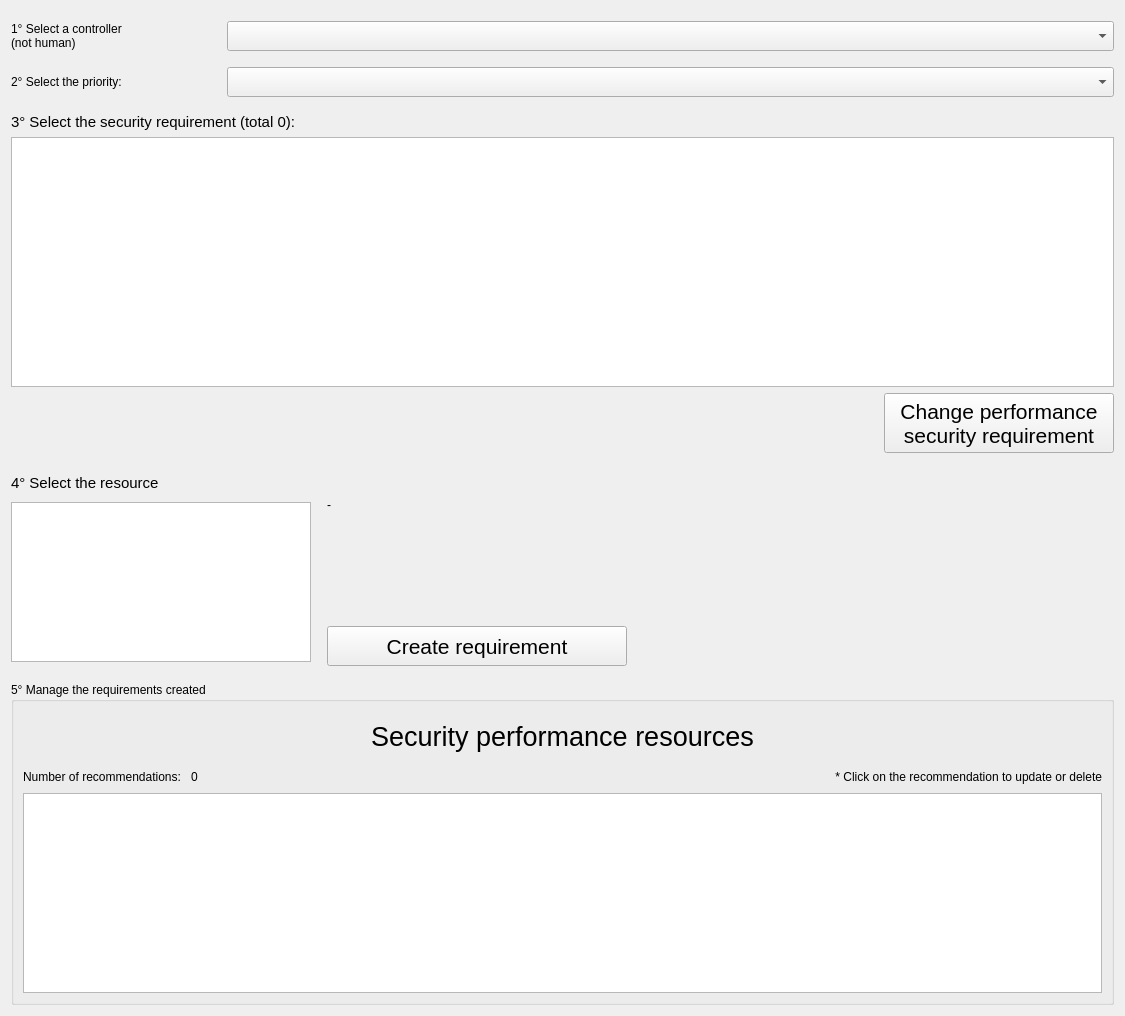
          <widget class="QWidget" name="scrollAreaWidgetContents_17">
           <property name="geometry">
            <rect>
             <x>0</x>
             <y>0</y>
             <width>1125</width>
             <height>1016</height>
            </rect>
           </property>
           <layout class="QGridLayout" name="gridLayout_67">
            <item row="0" column="0">
             <layout class="QHBoxLayout" name="horizontalLayout_102">
              <property name="topMargin">
               <number>10</number>
              </property>
              <property name="bottomMargin">
               <number>10</number>
              </property>
              <item>
               <widget class="QLabel" name="label_85">
                <property name="minimumSize">
                 <size>
                  <width>210</width>
                  <height>0</height>
                 </size>
                </property>
                <property name="maximumSize">
                 <size>
                  <width>100</width>
                  <height>16777215</height>
                 </size>
                </property>
                <property name="text">
                 <string>1° Select a controller
(not human)</string>
                </property>
               </widget>
              </item>
              <item>
               <widget class="QComboBox" name="combobox_sec_pef_controller">
                <property name="minimumSize">
                 <size>
                  <width>0</width>
                  <height>30</height>
                 </size>
                </property>
                <property name="focusPolicy">
                 <enum>Qt::TabFocus</enum>
                </property>
                <property name="contextMenuPolicy">
                 <enum>Qt::DefaultContextMenu</enum>
                </property>
                <property name="toolTip">
                 <string>This list contains all controllers that are NOT HUMAN</string>
                </property>
               </widget>
              </item>
             </layout>
            </item>
            <item row="1" column="0">
             <layout class="QHBoxLayout" name="horizontalLayout_111">
              <property name="topMargin">
               <number>0</number>
              </property>
              <property name="bottomMargin">
               <number>10</number>
              </property>
              <item>
               <widget class="QLabel" name="label_93">
                <property name="minimumSize">
                 <size>
                  <width>210</width>
                  <height>0</height>
                 </size>
                </property>
                <property name="maximumSize">
                 <size>
                  <width>100</width>
                  <height>16777215</height>
                 </size>
                </property>
                <property name="text">
                 <string>2° Select the priority:</string>
                </property>
               </widget>
              </item>
              <item>
               <widget class="QComboBox" name="combobox_sec_pef_priority">
                <property name="minimumSize">
                 <size>
                  <width>0</width>
                  <height>30</height>
                 </size>
                </property>
                <property name="focusPolicy">
                 <enum>Qt::TabFocus</enum>
                </property>
                <property name="contextMenuPolicy">
                 <enum>Qt::DefaultContextMenu</enum>
                </property>
                <property name="toolTip">
                 <string>This list contains all controllers that are NOT HUMAN</string>
                </property>
               </widget>
              </item>
             </layout>
            </item>
            <item row="2" column="0">
             <layout class="QVBoxLayout" name="verticalLayout_60">
              <property name="bottomMargin">
               <number>15</number>
              </property>
              <item>
               <widget class="QLabel" name="lbl_sec_pef_req">
                <property name="font">
                 <font>
                  <pointsize>11</pointsize>
                 </font>
                </property>
                <property name="text">
                 <string>3° Select the security requirement (total 0):</string>
                </property>
               </widget>
              </item>
              <item>
               <widget class="QListWidget" name="listwidget_sec_pef_requirement">
                <property name="minimumSize">
                 <size>
                  <width>0</width>
                  <height>250</height>
                 </size>
                </property>
                <property name="maximumSize">
                 <size>
                  <width>16777215</width>
                  <height>16777215</height>
                 </size>
                </property>
                <property name="font">
                 <font>
                  <pointsize>11</pointsize>
                 </font>
                </property>
                <property name="autoFillBackground">
                 <bool>false</bool>
                </property>
                <property name="alternatingRowColors">
                 <bool>true</bool>
                </property>
                <property name="wordWrap">
                 <bool>true</bool>
                </property>
               </widget>
              </item>
              <item>
               <layout class="QHBoxLayout" name="horizontalLayout_114">
                <item>
                 <spacer name="horizontalSpacer_64">
                  <property name="orientation">
                   <enum>Qt::Horizontal</enum>
                  </property>
                  <property name="sizeHint" stdset="0">
                   <size>
                    <width>40</width>
                    <height>20</height>
                   </size>
                  </property>
                 </spacer>
                </item>
                <item>
                 <widget class="QPushButton" name="button_sec_pef_change">
                  <property name="minimumSize">
                   <size>
                    <width>230</width>
                    <height>60</height>
                   </size>
                  </property>
                  <property name="maximumSize">
                   <size>
                    <width>230</width>
                    <height>60</height>
                   </size>
                  </property>
                  <property name="font">
                   <font>
                    <pointsize>16</pointsize>
                    <underline>false</underline>
                    <kerning>true</kerning>
                   </font>
                  </property>
                  <property name="text">
                   <string>Change performance
security requirement</string>
                  </property>
                 </widget>
                </item>
               </layout>
              </item>
             </layout>
            </item>
            <item row="3" column="0">
             <layout class="QVBoxLayout" name="verticalLayout_59">
              <property name="topMargin">
               <number>0</number>
              </property>
              <property name="bottomMargin">
               <number>10</number>
              </property>
              <item>
               <widget class="QLabel" name="lbl_stride_act_6">
                <property name="font">
                 <font>
                  <pointsize>11</pointsize>
                 </font>
                </property>
                <property name="text">
                 <string>4° Select the resource</string>
                </property>
               </widget>
              </item>
              <item>
               <layout class="QHBoxLayout" name="horizontalLayout_103">
                <item>
                 <widget class="QListWidget" name="listwidget_sec_pef_resource">
                  <property name="minimumSize">
                   <size>
                    <width>300</width>
                    <height>160</height>
                   </size>
                  </property>
                  <property name="maximumSize">
                   <size>
                    <width>300</width>
                    <height>160</height>
                   </size>
                  </property>
                  <property name="font">
                   <font>
                    <pointsize>11</pointsize>
                   </font>
                  </property>
                  <property name="autoFillBackground">
                   <bool>false</bool>
                  </property>
                  <property name="alternatingRowColors">
                   <bool>true</bool>
                  </property>
                  <property name="wordWrap">
                   <bool>true</bool>
                  </property>
                 </widget>
                </item>
                <item>
                 <layout class="QVBoxLayout" name="verticalLayout_52">
                  <property name="leftMargin">
                   <number>10</number>
                  </property>
                  <item>
                   <widget class="QLabel" name="lbl_sec_pef_res_req">
                    <property name="text">
                     <string>-</string>
                    </property>
                    <property name="wordWrap">
                     <bool>true</bool>
                    </property>
                   </widget>
                  </item>
                  <item>
                   <spacer name="verticalSpacer_11">
                    <property name="orientation">
                     <enum>Qt::Vertical</enum>
                    </property>
                    <property name="sizeHint" stdset="0">
                     <size>
                      <width>20</width>
                      <height>10</height>
                     </size>
                    </property>
                   </spacer>
                  </item>
                  <item>
                   <layout class="QHBoxLayout" name="horizontalLayout_110">
                    <item>
                     <widget class="QPushButton" name="button_sec_pef_add">
                      <property name="minimumSize">
                       <size>
                        <width>300</width>
                        <height>40</height>
                       </size>
                      </property>
                      <property name="maximumSize">
                       <size>
                        <width>300</width>
                        <height>16777215</height>
                       </size>
                      </property>
                      <property name="font">
                       <font>
                        <pointsize>16</pointsize>
                        <underline>false</underline>
                        <kerning>true</kerning>
                       </font>
                      </property>
                      <property name="text">
                       <string>Create requirement</string>
                      </property>
                     </widget>
                    </item>
                    <item>
                     <spacer name="horizontalSpacer_49">
                      <property name="orientation">
                       <enum>Qt::Horizontal</enum>
                      </property>
                      <property name="sizeHint" stdset="0">
                       <size>
                        <width>38</width>
                        <height>27</height>
                       </size>
                      </property>
                     </spacer>
                    </item>
                   </layout>
                  </item>
                 </layout>
                </item>
               </layout>
              </item>
             </layout>
            </item>
            <item row="4" column="0">
             <widget class="QGroupBox" name="groupBox_37">
              <property name="minimumSize">
               <size>
                <width>0</width>
                <height>200</height>
               </size>
              </property>
              <property name="maximumSize">
               <size>
                <width>16777215</width>
                <height>16777215</height>
               </size>
              </property>
              <property name="title">
               <string>5° Manage the requirements created</string>
              </property>
              <layout class="QGridLayout" name="gridLayout_62">
               <item row="0" column="0">
                <widget class="QLabel" name="label_94">
                 <property name="minimumSize">
                  <size>
                   <width>0</width>
                   <height>50</height>
                  </size>
                 </property>
                 <property name="maximumSize">
                  <size>
                   <width>16777215</width>
                   <height>50</height>
                  </size>
                 </property>
                 <property name="font">
                  <font>
                   <pointsize>20</pointsize>
                   <underline>false</underline>
                  </font>
                 </property>
                 <property name="text">
                  <string>Security performance resources</string>
                 </property>
                 <property name="alignment">
                  <set>Qt::AlignCenter</set>
                 </property>
                </widget>
               </item>
               <item row="1" column="0">
                <layout class="QHBoxLayout" name="horizontalLayout_112">
                 <item>
                  <widget class="QLabel" name="label_95">
                   <property name="text">
                    <string>Number of recommendations: </string>
                   </property>
                  </widget>
                 </item>
                 <item>
                  <widget class="QLabel" name="lbl_sec_pef_res_requirement_count">
                   <property name="minimumSize">
                    <size>
                     <width>40</width>
                     <height>0</height>
                    </size>
                   </property>
                   <property name="text">
                    <string>0</string>
                   </property>
                  </widget>
                 </item>
                 <item>
                  <spacer name="horizontalSpacer_50">
                   <property name="orientation">
                    <enum>Qt::Horizontal</enum>
                   </property>
                   <property name="sizeHint" stdset="0">
                    <size>
                     <width>40</width>
                     <height>20</height>
                    </size>
                   </property>
                  </spacer>
                 </item>
                 <item>
                  <widget class="QLabel" name="label_103">
                   <property name="text">
                    <string>* Click on the recommendation to update or delete</string>
                   </property>
                   <property name="alignment">
                    <set>Qt::AlignRight|Qt::AlignTrailing|Qt::AlignVCenter</set>
                   </property>
                  </widget>
                 </item>
                </layout>
               </item>
               <item row="2" column="0">
                <widget class="QListWidget" name="listwidget_sec_pef_res_requirement">
                 <property name="minimumSize">
                  <size>
                   <width>0</width>
                   <height>200</height>
                  </size>
                 </property>
                 <property name="maximumSize">
                  <size>
                   <width>16777215</width>
                   <height>200</height>
                  </size>
                 </property>
                 <property name="alternatingRowColors">
                  <bool>true</bool>
                 </property>
                 <property name="wordWrap">
                  <bool>true</bool>
                 </property>
                </widget>
               </item>
              </layout>
             </widget>
            </item>
           </layout>
          </widget>
